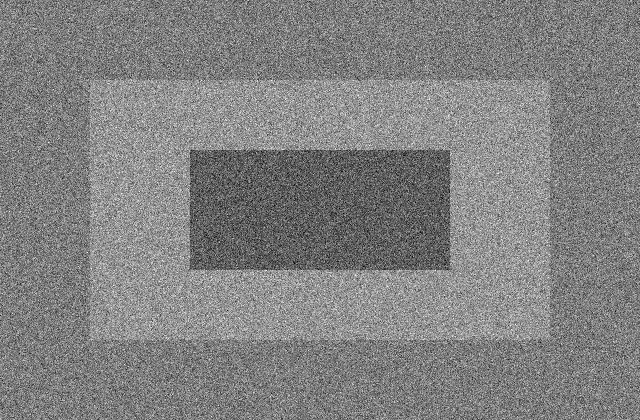
#> input picture sanya/06_Mean_Filter/input.jpg, 640 x 420 px
$ python program.py
#> lines starting #> are read from the running program, lines starting #| are printed output that depends on the picture
# Computer Vision Unit II
# 06_Mean_Filter
# Task: Apply mean/average filtering with at least two kernel sizes.
#
# Develop and run your own implementation here using Python + OpenCV.
# Use relative paths so the program runs from this folder.
#
# Required input: input.jpg
# Required output filename(s): see the assignment PDF.

import cv2
import numpy as np

# Read image
image = cv2.imread("input.jpg")
#> image is the input picture: shape (420, 640, 3); min 0, max 255, mean 129.2

# Check image
if image is None:
    print("Error: Image not found!")
    exit()

# Apply mean filter with two kernel sizes
result1 = cv2.blur(image, (3, 3))
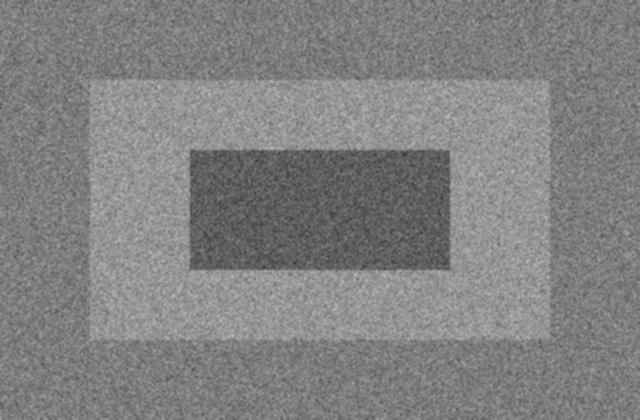
#> result1: shape (420, 640, 3); min 47, max 189, mean 129.2
result2 = cv2.blur(image, (5, 5))

# Save final result using larger kernel
cv2.imwrite("output.png", result2)

print("Mean filter applied using 3x3 and 5x5 kernels.")
print("Output saved as output.png")
